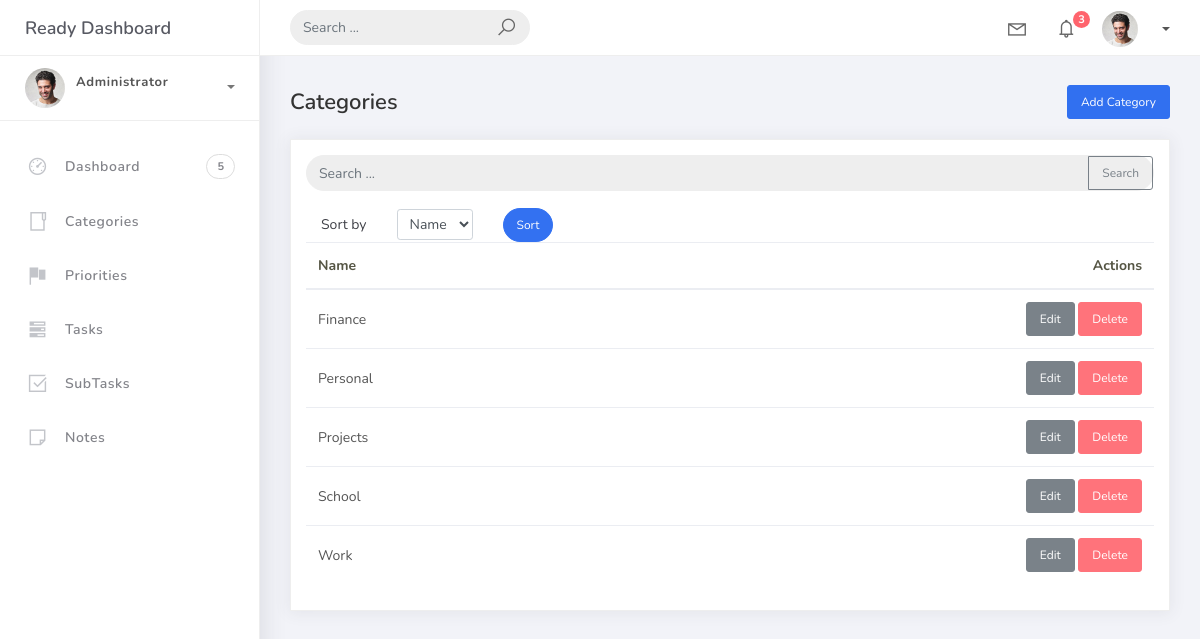
/categories/, run on an earlier commit of the app's database.
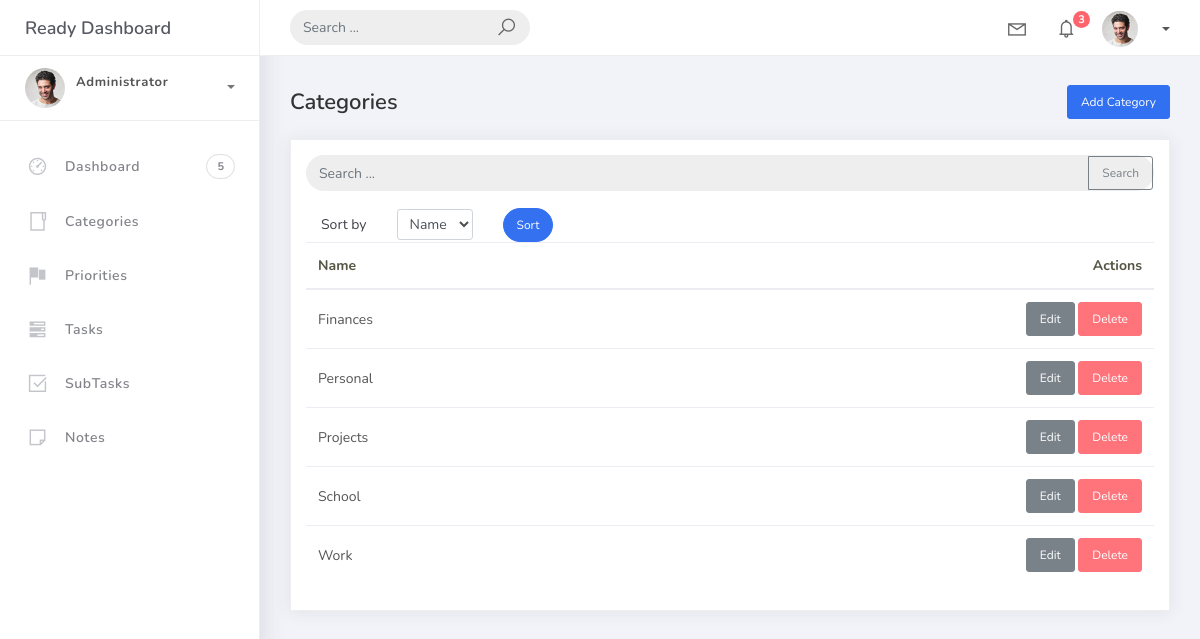
And on a later commit of the database.
### Application/models.py (models this page shows, shortened)
class BaseModel(models.Model):
    created_at = models.DateTimeField(auto_now_add=True)
    updated_at = models.DateTimeField(auto_now=True)
    class Meta:
        abstract = True

class Category(BaseModel):
    name = models.CharField(max_length=100)
    class Meta:
        verbose_name = "Category"
        verbose_name_plural = "Categories"

### Application/views.py (the view)
# urls.py: path('categories/', views.CategoryListView.as_view(), name='category-list'),
class CategoryListView(ListView):
    model = Category
    template_name = 'category_list.html'
    context_object_name = 'categories'
    ordering = ['name']
    paginate_by = 5
    def get_ordering(self):
        allowed = ['name']
        sort_by = self.request.GET.get('sort_by')
        if sort_by in allowed:
            return sort_by
        return 'name'
    def get_queryset(self):
        qs = super().get_queryset()
        q = self.request.GET.get('q')
        if q:
            qs = qs.filter(name__icontains=q)
        return qs
    def get_context_data(self, **kwargs):
        context = super().get_context_data(**kwargs)
        context['q'] = self.request.GET.get('q', '')
        context['sort_by'] = self.get_ordering()
        return context

### templates/category_list.html (shortened to what this page needs)
{% extends 'base.html' %}
{% block content %}
<div class="content">
  <div class="container-fluid">
    <h4 class="page-title d-flex justify-content-between align-items-center">
      <span>Categories</span>
      <a href="{% url 'category-add' %}" class="btn btn-primary btn-sm">Add Category</a>
    </h4>
    <div class="card">
      <div class="card-body table-responsive">
        {% include 'includes/search_form.html' %}
        {% with current=sort_by|default:'name' %}
        <div class="col-md-12">
          <form method="get" class="row g-2 align-items-center">
            <div class="col-auto">
              <label for="categorySortSelect" class="col-form-label">Sort by</label>
            </div>
            <div class="col-auto">
              <select class="form-control form-control-sm" id="categorySortSelect" name="sort_by" onchange="this.form.submit()">
                <option value="name" {% if current == 'name' %}selected{% endif %}>Name</option>
              </select>
            </div>
            <div class="col-auto">
              <button type="submit" class="btn btn-primary btn-sm btn-rounded">Sort</button>
            </div>
          </form>
        </div>
        {% endwith %}
        <table class="table">
          <thead>
            <tr>
              <th>Name</th>
              <th class="text-right">Actions</th>
            </tr>
          </thead>
          <tbody>
            {% for category in categories %}
            <tr>
              <td>{{ category.name }}</td>
              <td class="text-right">
                <a href="{% url 'category-edit' category.pk %}" class="btn btn-sm btn-secondary">Edit</a>
                <a href="{% url 'category-delete' category.pk %}" class="btn btn-sm btn-danger">Delete</a>
              </td>
            </tr>
            {% empty %}
            <tr>
              <td colspan="2">No categories yet.</td>
            </tr>
            {% endfor %}
          </tbody>
        </table>
      </div>
    </div>
  </div>
</div>
{% endblock %}

What changed in the data, as far as the page shows it:
changed Category: name "Finance" → "Finances"
